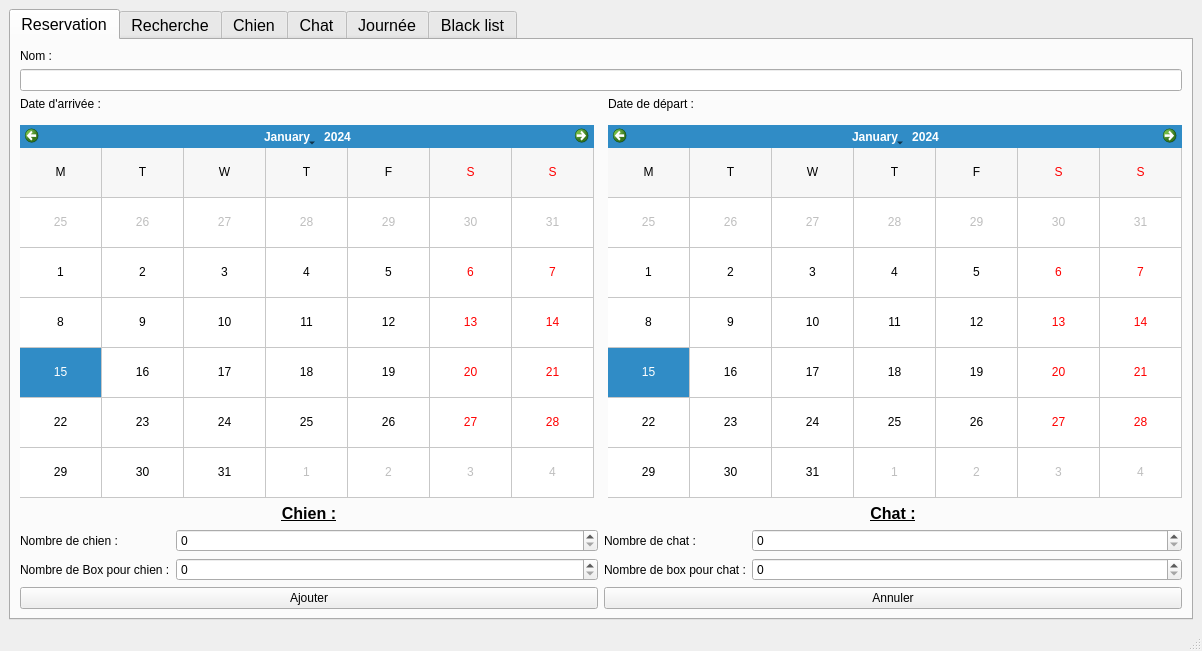
<?xml version="1.0" encoding="UTF-8"?>
<ui version="4.0">
 <class>TableurChenil</class>
 <widget class="QMainWindow" name="TableurChenil">
  <property name="geometry">
   <rect>
    <x>0</x>
    <y>0</y>
    <width>1202</width>
    <height>651</height>
   </rect>
  </property>
  <property name="windowTitle">
   <string>TableurChenil</string>
  </property>
  <widget class="QWidget" name="centralwidget">
   <layout class="QHBoxLayout" name="horizontalLayout">
    <item>
     <widget class="QTabWidget" name="tabWidget">
      <property name="font">
       <font>
        <pointsize>12</pointsize>
       </font>
      </property>
      <property name="tabPosition">
       <enum>QTabWidget::TabPosition::North</enum>
      </property>
      <property name="tabShape">
       <enum>QTabWidget::TabShape::Rounded</enum>
      </property>
      <property name="currentIndex">
       <number>0</number>
      </property>
      <widget class="QWidget" name="reservation">
       <property name="font">
        <font>
         <pointsize>9</pointsize>
        </font>
       </property>
       <attribute name="title">
        <string>Reservation</string>
       </attribute>
       <layout class="QVBoxLayout" name="verticalLayout_4">
        <item>
         <widget class="QLabel" name="label_NomReservation">
          <property name="text">
           <string>Nom :</string>
          </property>
         </widget>
        </item>
        <item>
         <widget class="QLineEdit" name="lineEdit_NomReservation"/>
        </item>
        <item>
         <layout class="QHBoxLayout" name="horizontalLayout_3">
          <property name="spacing">
           <number>14</number>
          </property>
          <property name="leftMargin">
           <number>0</number>
          </property>
          <property name="topMargin">
           <number>0</number>
          </property>
          <property name="rightMargin">
           <number>0</number>
          </property>
          <property name="bottomMargin">
           <number>0</number>
          </property>
          <item>
           <layout class="QVBoxLayout" name="verticalLayout_2">
            <item>
             <widget class="QLabel" name="label_DateArriveeReservation">
              <property name="text">
               <string>Date d'arrivée :</string>
              </property>
             </widget>
            </item>
            <item>
             <widget class="QCalendarWidget" name="dateArrivee_Reservation">
              <property name="styleSheet">
               <string notr="true"/>
              </property>
              <property name="gridVisible">
               <bool>true</bool>
              </property>
              <property name="horizontalHeaderFormat">
               <enum>QCalendarWidget::HorizontalHeaderFormat::SingleLetterDayNames</enum>
              </property>
              <property name="verticalHeaderFormat">
               <enum>QCalendarWidget::VerticalHeaderFormat::NoVerticalHeader</enum>
              </property>
              <property name="navigationBarVisible">
               <bool>true</bool>
              </property>
             </widget>
            </item>
           </layout>
          </item>
          <item>
           <layout class="QVBoxLayout" name="verticalLayout">
            <item>
             <widget class="QLabel" name="label_DateDepartReservation">
              <property name="text">
               <string>Date de départ :</string>
              </property>
             </widget>
            </item>
            <item>
             <widget class="QCalendarWidget" name="dateDepart_Reservation">
              <property name="gridVisible">
               <bool>true</bool>
              </property>
              <property name="selectionMode">
               <enum>QCalendarWidget::SelectionMode::SingleSelection</enum>
              </property>
              <property name="horizontalHeaderFormat">
               <enum>QCalendarWidget::HorizontalHeaderFormat::SingleLetterDayNames</enum>
              </property>
              <property name="verticalHeaderFormat">
               <enum>QCalendarWidget::VerticalHeaderFormat::NoVerticalHeader</enum>
              </property>
             </widget>
            </item>
           </layout>
          </item>
         </layout>
        </item>
        <item>
         <layout class="QHBoxLayout" name="horizontalLayout_4">
          <item>
           <widget class="QLabel" name="label_ChienReservation">
            <property name="text">
             <string>&lt;html&gt;&lt;head/&gt;&lt;body&gt;&lt;p align=&quot;center&quot;&gt;&lt;span style=&quot; font-size:12pt; font-weight:700; text-decoration: underline;&quot;&gt;Chien :&lt;/span&gt;&lt;/p&gt;&lt;/body&gt;&lt;/html&gt;</string>
            </property>
           </widget>
          </item>
          <item>
           <widget class="QLabel" name="label_ChatReservation">
            <property name="text">
             <string>&lt;html&gt;&lt;head/&gt;&lt;body&gt;&lt;p align=&quot;center&quot;&gt;&lt;span style=&quot; font-size:12pt; font-weight:700; text-decoration: underline;&quot;&gt;Chat :&lt;/span&gt;&lt;/p&gt;&lt;/body&gt;&lt;/html&gt;</string>
            </property>
           </widget>
          </item>
         </layout>
        </item>
        <item>
         <layout class="QHBoxLayout" name="horizontalLayout_5">
          <item>
           <layout class="QFormLayout" name="formLayout_5">
            <item row="0" column="0">
             <widget class="QLabel" name="label_NbChienReservation">
              <property name="text">
               <string>Nombre de chien :</string>
              </property>
             </widget>
            </item>
            <item row="0" column="1">
             <widget class="QSpinBox" name="spinBox_NbChienReservation"/>
            </item>
            <item row="1" column="0">
             <widget class="QLabel" name="label_NbBoxChienReservation">
              <property name="text">
               <string>Nombre de Box pour chien :</string>
              </property>
             </widget>
            </item>
            <item row="1" column="1">
             <widget class="QSpinBox" name="spinBox_NbBoxChienReservation"/>
            </item>
           </layout>
          </item>
          <item>
           <layout class="QFormLayout" name="formLayout_6">
            <item row="0" column="0">
             <widget class="QLabel" name="label_NbChatReservation">
              <property name="text">
               <string>Nombre de chat :</string>
              </property>
             </widget>
            </item>
            <item row="0" column="1">
             <widget class="QSpinBox" name="spinBox_NbChatReservation"/>
            </item>
            <item row="1" column="0">
             <widget class="QLabel" name="label_NbBoxChatReservation">
              <property name="text">
               <string>Nombre de box pour chat :</string>
              </property>
             </widget>
            </item>
            <item row="1" column="1">
             <widget class="QSpinBox" name="spinBox_NbBoxChatReservation"/>
            </item>
           </layout>
          </item>
         </layout>
        </item>
        <item>
         <layout class="QHBoxLayout" name="horizontalLayout_6">
          <item>
           <widget class="QPushButton" name="pushButton_AddReservation">
            <property name="text">
             <string>Ajouter</string>
            </property>
            <property name="checkable">
             <bool>false</bool>
            </property>
           </widget>
          </item>
          <item>
           <widget class="QPushButton" name="pushButton_ClearReservation">
            <property name="text">
             <string>Annuler</string>
            </property>
           </widget>
          </item>
         </layout>
        </item>
       </layout>
      </widget>
      <widget class="QWidget" name="recherche">
       <property name="font">
        <font>
         <pointsize>9</pointsize>
        </font>
       </property>
       <attribute name="title">
        <string>Recherche</string>
       </attribute>
       <layout class="QHBoxLayout" name="horizontalLayout_11">
        <item>
         <layout class="QVBoxLayout" name="verticalLayout_5">
          <item>
           <layout class="QHBoxLayout" name="horizontalLayout_7">
            <item>
             <widget class="QLineEdit" name="lineEdit_Search"/>
            </item>
            <item>
             <widget class="QPushButton" name="pushButton_Search">
              <property name="text">
               <string>   Rechercher   </string>
              </property>
             </widget>
            </item>
           </layout>
          </item>
          <item>
           <widget class="QTableWidget" name="tableWidget_Search">
            <property name="editTriggers">
             <set>QAbstractItemView::EditTrigger::SelectedClicked</set>
            </property>
            <attribute name="horizontalHeaderMinimumSectionSize">
             <number>35</number>
            </attribute>
            <attribute name="horizontalHeaderStretchLastSection">
             <bool>true</bool>
            </attribute>
            <attribute name="verticalHeaderVisible">
             <bool>false</bool>
            </attribute>
            <column>
             <property name="text">
              <string>Nom</string>
             </property>
             <property name="font">
              <font>
               <pointsize>12</pointsize>
               <bold>true</bold>
              </font>
             </property>
            </column>
            <column>
             <property name="text">
              <string>Arrivée</string>
             </property>
             <property name="font">
              <font>
               <pointsize>12</pointsize>
               <bold>true</bold>
              </font>
             </property>
            </column>
            <column>
             <property name="text">
              <string>Départ</string>
             </property>
             <property name="font">
              <font>
               <pointsize>12</pointsize>
               <bold>true</bold>
              </font>
             </property>
            </column>
           </widget>
          </item>
         </layout>
        </item>
        <item>
         <layout class="QVBoxLayout" name="verticalLayout_6">
          <item>
           <widget class="QLabel" name="label_TitreModify">
            <property name="text">
             <string>&lt;html&gt;&lt;head/&gt;&lt;body&gt;&lt;p&gt;&lt;span style=&quot; font-size:16pt; font-weight:700; text-decoration: underline;&quot;&gt;Modification :&lt;/span&gt;&lt;/p&gt;&lt;/body&gt;&lt;/html&gt;</string>
            </property>
            <property name="alignment">
             <set>Qt::AlignmentFlag::AlignCenter</set>
            </property>
           </widget>
          </item>
          <item>
           <widget class="QLabel" name="label_NomModify">
            <property name="text">
             <string>Nom :</string>
            </property>
           </widget>
          </item>
          <item>
           <widget class="QLineEdit" name="lineEdit_NomModify"/>
          </item>
          <item>
           <layout class="QHBoxLayout" name="horizontalLayout_2">
            <item>
             <layout class="QVBoxLayout" name="verticalLayout_7">
              <item>
               <widget class="QLabel" name="label_DateArriveeModify">
                <property name="text">
                 <string>Date d'arrivée :</string>
                </property>
               </widget>
              </item>
              <item>
               <widget class="QCalendarWidget" name="dateArrivee_Modify">
                <property name="gridVisible">
                 <bool>true</bool>
                </property>
                <property name="horizontalHeaderFormat">
                 <enum>QCalendarWidget::HorizontalHeaderFormat::SingleLetterDayNames</enum>
                </property>
                <property name="verticalHeaderFormat">
                 <enum>QCalendarWidget::VerticalHeaderFormat::NoVerticalHeader</enum>
                </property>
               </widget>
              </item>
             </layout>
            </item>
            <item>
             <layout class="QVBoxLayout" name="verticalLayout_3">
              <item>
               <widget class="QLabel" name="label_DateDepartModify">
                <property name="text">
                 <string>Date de départ :</string>
                </property>
               </widget>
              </item>
              <item>
               <widget class="QCalendarWidget" name="dateDepart_Modify">
                <property name="gridVisible">
                 <bool>true</bool>
                </property>
                <property name="horizontalHeaderFormat">
                 <enum>QCalendarWidget::HorizontalHeaderFormat::SingleLetterDayNames</enum>
                </property>
                <property name="verticalHeaderFormat">
                 <enum>QCalendarWidget::VerticalHeaderFormat::NoVerticalHeader</enum>
                </property>
               </widget>
              </item>
             </layout>
            </item>
           </layout>
          </item>
          <item>
           <layout class="QHBoxLayout" name="horizontalLayout_9">
            <item>
             <layout class="QFormLayout" name="formLayout_10">
              <item row="0" column="0">
               <widget class="QLabel" name="label_NbChienModify">
                <property name="text">
                 <string>Nombre de chien :</string>
                </property>
               </widget>
              </item>
              <item row="0" column="1">
               <widget class="QSpinBox" name="spinBox_NbChienModify"/>
              </item>
              <item row="1" column="0">
               <widget class="QLabel" name="label_NbBoxChienModify">
                <property name="text">
                 <string>Nombre de Box pour chien :</string>
                </property>
               </widget>
              </item>
              <item row="1" column="1">
               <widget class="QSpinBox" name="spinBox_NbBoxChienModify"/>
              </item>
             </layout>
            </item>
            <item>
             <layout class="QFormLayout" name="formLayout_11">
              <item row="0" column="0">
               <widget class="QLabel" name="label_NbChatModify">
                <property name="text">
                 <string>Nombre de chat :</string>
                </property>
               </widget>
              </item>
              <item row="0" column="1">
               <widget class="QSpinBox" name="spinBox_NbChatModify"/>
              </item>
              <item row="1" column="0">
               <widget class="QLabel" name="label_NbBoxChatModify">
                <property name="text">
                 <string>Nombre de box pour chat :</string>
                </property>
               </widget>
              </item>
              <item row="1" column="1">
               <widget class="QSpinBox" name="spinBox_NbBoxChatModify"/>
              </item>
             </layout>
            </item>
           </layout>
          </item>
          <item>
           <layout class="QHBoxLayout" name="horizontalLayout_10">
            <item>
             <widget class="QPushButton" name="pushButton_Remove">
              <property name="text">
               <string>Retirer</string>
              </property>
             </widget>
            </item>
            <item>
             <widget class="QPushButton" name="pushButton_Modify">
              <property name="text">
               <string>Modifier</string>
              </property>
             </widget>
            </item>
            <item>
             <widget class="QPushButton" name="pushButton_Cancel">
              <property name="text">
               <string>Annuler</string>
              </property>
             </widget>
            </item>
           </layout>
          </item>
         </layout>
        </item>
       </layout>
      </widget>
      <widget class="QWidget" name="statsChien">
       <property name="font">
        <font>
         <pointsize>9</pointsize>
        </font>
       </property>
       <attribute name="title">
        <string>Chien</string>
       </attribute>
       <layout class="QVBoxLayout" name="verticalLayout_10">
        <item>
         <layout class="QHBoxLayout" name="horizontalLayout_8">
          <item>
           <layout class="QVBoxLayout" name="verticalLayout_8">
            <item>
             <widget class="QLabel" name="label_ChienMinStats">
              <property name="text">
               <string>Du :</string>
              </property>
             </widget>
            </item>
            <item>
             <widget class="QDateEdit" name="dateEdit_ChienMinStats"/>
            </item>
           </layout>
          </item>
          <item>
           <layout class="QVBoxLayout" name="verticalLayout_9">
            <item>
             <widget class="QLabel" name="label_ChienMaxStats">
              <property name="text">
               <string>Au :</string>
              </property>
             </widget>
            </item>
            <item>
             <widget class="QDateEdit" name="dateEdit_ChienMaxStats"/>
            </item>
           </layout>
          </item>
          <item>
           <layout class="QVBoxLayout" name="verticalLayout_11">
            <item>
             <widget class="QLabel" name="label_Spacer1">
              <property name="text">
               <string/>
              </property>
             </widget>
            </item>
            <item>
             <widget class="QPushButton" name="pushButton_RefreshChienStats">
              <property name="text">
               <string>Actualiser</string>
              </property>
             </widget>
            </item>
           </layout>
          </item>
         </layout>
        </item>
        <item>
         <widget class="QWidget" name="widget_HistogrammeChien" native="true"/>
        </item>
       </layout>
      </widget>
      <widget class="QWidget" name="statsChat">
       <property name="font">
        <font>
         <pointsize>9</pointsize>
        </font>
       </property>
       <attribute name="title">
        <string>Chat</string>
       </attribute>
       <layout class="QVBoxLayout" name="verticalLayout_15">
        <item>
         <layout class="QHBoxLayout" name="horizontalLayout_12">
          <item>
           <layout class="QVBoxLayout" name="verticalLayout_13">
            <item>
             <widget class="QLabel" name="label_ChatMinStats">
              <property name="text">
               <string>Du :</string>
              </property>
             </widget>
            </item>
            <item>
             <widget class="QDateEdit" name="dateEdit_ChatMinStats"/>
            </item>
           </layout>
          </item>
          <item>
           <layout class="QVBoxLayout" name="verticalLayout_14">
            <item>
             <widget class="QLabel" name="label_ChatMaxStats">
              <property name="text">
               <string>Au :</string>
              </property>
             </widget>
            </item>
            <item>
             <widget class="QDateEdit" name="dateEdit_ChatMaxStats"/>
            </item>
           </layout>
          </item>
          <item>
           <layout class="QVBoxLayout" name="verticalLayout_12">
            <item>
             <widget class="QLabel" name="label_Spacer2">
              <property name="text">
               <string/>
              </property>
             </widget>
            </item>
            <item>
             <widget class="QPushButton" name="pushButton_RefreshChatStats">
              <property name="text">
               <string>Actualiser</string>
              </property>
             </widget>
            </item>
           </layout>
          </item>
         </layout>
        </item>
        <item>
         <widget class="QWidget" name="widget_HistogrammeChat" native="true"/>
        </item>
       </layout>
      </widget>
      <widget class="QWidget" name="statsJournee">
       <property name="font">
        <font>
         <pointsize>9</pointsize>
        </font>
       </property>
       <attribute name="title">
        <string>Journée</string>
       </attribute>
       <layout class="QHBoxLayout" name="horizontalLayout_18">
        <item>
         <layout class="QVBoxLayout" name="verticalLayout_17">
          <item>
           <layout class="QHBoxLayout" name="horizontalLayout_14">
            <item>
             <widget class="QLabel" name="label_DateDay">
              <property name="text">
               <string>Date :</string>
              </property>
             </widget>
            </item>
            <item>
             <widget class="QDateEdit" name="dateEdit_Day"/>
            </item>
           </layout>
          </item>
          <item>
           <layout class="QHBoxLayout" name="horizontalLayout_15">
            <item>
             <widget class="QLabel" name="label_EntreeDay">
              <property name="text">
               <string>Nombre d'entrée :</string>
              </property>
             </widget>
            </item>
            <item>
             <widget class="QLabel" name="label_NbEntreeDay">
              <property name="text">
               <string>...</string>
              </property>
             </widget>
            </item>
           </layout>
          </item>
          <item>
           <layout class="QHBoxLayout" name="horizontalLayout_16">
            <item>
             <widget class="QLabel" name="label_DepartDay">
              <property name="text">
               <string>Nombre de départ :</string>
              </property>
             </widget>
            </item>
            <item>
             <widget class="QLabel" name="label_NbDepartDay">
              <property name="text">
               <string>...</string>
              </property>
             </widget>
            </item>
           </layout>
          </item>
          <item>
           <widget class="QLabel" name="label_Spacer3">
            <property name="text">
             <string/>
            </property>
           </widget>
          </item>
          <item>
           <layout class="QHBoxLayout" name="horizontalLayout_17">
            <item>
             <layout class="QVBoxLayout" name="verticalLayout_18">
              <item>
               <widget class="QLabel" name="label_EntreeTableDay">
                <property name="text">
                 <string>&lt;html&gt;&lt;head/&gt;&lt;body&gt;&lt;p&gt;&lt;span style=&quot; font-size:12pt; font-weight:700;&quot;&gt;Entrée :&lt;/span&gt;&lt;/p&gt;&lt;/body&gt;&lt;/html&gt;</string>
                </property>
               </widget>
              </item>
              <item>
               <widget class="QTableWidget" name="tableWidget_EntreeDay">
                <property name="editTriggers">
                 <set>QAbstractItemView::EditTrigger::NoEditTriggers</set>
                </property>
                <attribute name="horizontalHeaderMinimumSectionSize">
                 <number>35</number>
                </attribute>
                <attribute name="horizontalHeaderStretchLastSection">
                 <bool>true</bool>
                </attribute>
                <attribute name="verticalHeaderVisible">
                 <bool>false</bool>
                </attribute>
                <column>
                 <property name="text">
                  <string>Nom</string>
                 </property>
                 <property name="font">
                  <font>
                   <bold>true</bold>
                  </font>
                 </property>
                </column>
                <column>
                 <property name="text">
                  <string>Arrivée</string>
                 </property>
                 <property name="font">
                  <font>
                   <bold>true</bold>
                  </font>
                 </property>
                </column>
                <column>
                 <property name="text">
                  <string>Départ</string>
                 </property>
                 <property name="font">
                  <font>
                   <bold>true</bold>
                  </font>
                 </property>
                </column>
               </widget>
              </item>
             </layout>
            </item>
            <item>
             <layout class="QVBoxLayout" name="verticalLayout_19">
              <item>
               <widget class="QLabel" name="label_DepartTableDay">
                <property name="text">
                 <string>&lt;html&gt;&lt;head/&gt;&lt;body&gt;&lt;p&gt;&lt;span style=&quot; font-size:12pt; font-weight:700;&quot;&gt;Départ :&lt;/span&gt;&lt;/p&gt;&lt;/body&gt;&lt;/html&gt;</string>
                </property>
               </widget>
              </item>
              <item>
               <widget class="QTableWidget" name="tableWidget_DepartDay">
                <property name="editTriggers">
                 <set>QAbstractItemView::EditTrigger::NoEditTriggers</set>
                </property>
                <attribute name="horizontalHeaderMinimumSectionSize">
                 <number>35</number>
                </attribute>
                <attribute name="horizontalHeaderStretchLastSection">
                 <bool>true</bool>
                </attribute>
                <attribute name="verticalHeaderVisible">
                 <bool>false</bool>
                </attribute>
                <column>
                 <property name="text">
                  <string>Nom</string>
                 </property>
                 <property name="font">
                  <font>
                   <bold>true</bold>
                  </font>
                 </property>
                </column>
                <column>
                 <property name="text">
                  <string>Arrivée</string>
                 </property>
                 <property name="font">
                  <font>
                   <bold>true</bold>
                  </font>
                 </property>
                </column>
                <column>
                 <property name="text">
                  <string>Départ</string>
                 </property>
                 <property name="font">
                  <font>
                   <bold>true</bold>
                  </font>
                 </property>
                </column>
               </widget>
              </item>
             </layout>
            </item>
           </layout>
          </item>
          <item>
           <widget class="QPushButton" name="pushButton_RefreshDay">
            <property name="text">
             <string>Actualiser</string>
            </property>
           </widget>
          </item>
         </layout>
        </item>
        <item>
         <layout class="QVBoxLayout" name="verticalLayout_16">
          <item>
           <widget class="QWidget" name="widget_PieChart" native="true"/>
          </item>
          <item>
           <layout class="QHBoxLayout" name="horizontalLayout_13">
            <item>
             <widget class="QWidget" name="widget_BoxChienDay" native="true"/>
            </item>
            <item>
             <widget class="QWidget" name="widget_BoxChatDay" native="true"/>
            </item>
           </layout>
          </item>
         </layout>
        </item>
       </layout>
      </widget>
      <widget class="QWidget" name="Black_list">
       <property name="font">
        <font>
         <pointsize>9</pointsize>
        </font>
       </property>
       <attribute name="title">
        <string>Black list</string>
       </attribute>
       <layout class="QHBoxLayout" name="horizontalLayout_21">
        <item>
         <layout class="QVBoxLayout" name="verticalLayout_20">
          <item>
           <widget class="QLabel" name="label_NameBlackList">
            <property name="text">
             <string>Nom :</string>
            </property>
           </widget>
          </item>
          <item>
           <widget class="QLineEdit" name="lineEdit_NameBlackList"/>
          </item>
          <item>
           <widget class="QLabel" name="label_DescBlackList">
            <property name="text">
             <string>Description :</string>
            </property>
           </widget>
          </item>
          <item>
           <widget class="QTextEdit" name="textEdit_DescBlackList"/>
          </item>
          <item>
           <layout class="QHBoxLayout" name="horizontalLayout_19">
            <item>
             <widget class="QPushButton" name="pushButton_AddBlackList">
              <property name="text">
               <string>Ajouter</string>
              </property>
             </widget>
            </item>
            <item>
             <widget class="QPushButton" name="pushButton_RemoveBlackList">
              <property name="text">
               <string>Retirer</string>
              </property>
             </widget>
            </item>
            <item>
             <widget class="QPushButton" name="pushButton_ModifyBlackList">
              <property name="text">
               <string>Modifier</string>
              </property>
             </widget>
            </item>
            <item>
             <widget class="QPushButton" name="pushButton_CancelBlackList">
              <property name="text">
               <string>Annuler</string>
              </property>
             </widget>
            </item>
           </layout>
          </item>
         </layout>
        </item>
        <item>
         <layout class="QVBoxLayout" name="verticalLayout_21">
          <item>
           <layout class="QHBoxLayout" name="horizontalLayout_20">
            <item>
             <widget class="QLineEdit" name="lineEdit_SearchBlackList"/>
            </item>
            <item>
             <widget class="QPushButton" name="pushButton_SearchBlackList">
              <property name="text">
               <string>   Rechercher   </string>
              </property>
             </widget>
            </item>
           </layout>
          </item>
          <item>
           <widget class="QTableWidget" name="tableWidget_SearchBlackList">
            <attribute name="horizontalHeaderVisible">
             <bool>true</bool>
            </attribute>
            <attribute name="horizontalHeaderStretchLastSection">
             <bool>true</bool>
            </attribute>
            <attribute name="verticalHeaderVisible">
             <bool>false</bool>
            </attribute>
            <column>
             <property name="text">
              <string>Nom</string>
             </property>
             <property name="font">
              <font>
               <bold>true</bold>
              </font>
             </property>
            </column>
            <column>
             <property name="text">
              <string>Description</string>
             </property>
             <property name="font">
              <font>
               <bold>true</bold>
              </font>
             </property>
            </column>
           </widget>
          </item>
         </layout>
        </item>
       </layout>
      </widget>
     </widget>
    </item>
   </layout>
  </widget>
  <widget class="QMenuBar" name="menubar">
   <property name="geometry">
    <rect>
     <x>0</x>
     <y>0</y>
     <width>1202</width>
     <height>21</height>
    </rect>
   </property>
  </widget>
  <widget class="QStatusBar" name="statusbar"/>
 </widget>
 <resources/>
 <connections/>
</ui>
